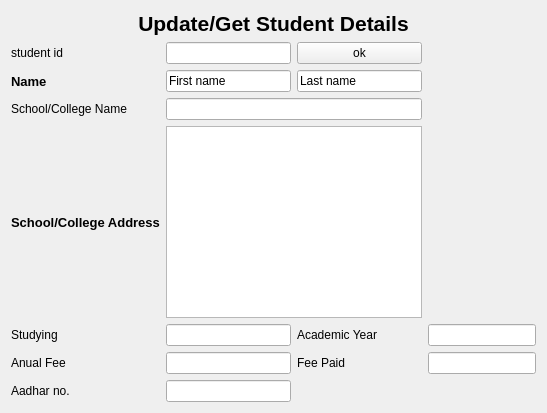
                  <widget class="QWidget" name="page_home">
                   <layout class="QVBoxLayout" name="verticalLayout_10">
                    <item>
                     <layout class="QGridLayout" name="gridLayout_3">
                      <item row="7" column="0">
                       <widget class="QLabel" name="label_3">
                        <property name="font">
                         <font>
                          <family>Segoe UI</family>
                          <pointsize>10</pointsize>
                          <weight>75</weight>
                          <bold>true</bold>
                         </font>
                        </property>
                        <property name="text">
                         <string>School/College Address</string>
                        </property>
                       </widget>
                      </item>
                      <item row="10" column="0">
                       <widget class="QLabel" name="label_11">
                        <property name="text">
                         <string>Aadhar no.</string>
                        </property>
                       </widget>
                      </item>
                      <item row="8" column="0">
                       <widget class="QLabel" name="label_12">
                        <property name="text">
                         <string>Studying</string>
                        </property>
                       </widget>
                      </item>
                      <item row="2" column="0">
                       <widget class="QLabel" name="label_9">
                        <property name="text">
                         <string>student id</string>
                        </property>
                       </widget>
                      </item>
                      <item row="10" column="1">
                       <widget class="QLineEdit" name="lineEdit_7"/>
                      </item>
                      <item row="7" column="1" colspan="2">
                       <widget class="QTextEdit" name="textEdit">
                        <property name="maximumSize">
                         <size>
                          <width>16777215</width>
                          <height>300</height>
                         </size>
                        </property>
                        <property name="html">
                         <string>&lt;!DOCTYPE HTML PUBLIC &quot;-//W3C//DTD HTML 4.0//EN&quot; &quot;http://www.w3.org/TR/REC-html40/strict.dtd&quot;&gt;
&lt;html&gt;&lt;head&gt;&lt;meta name=&quot;qrichtext&quot; content=&quot;1&quot; /&gt;&lt;style type=&quot;text/css&quot;&gt;
p, li { white-space: pre-wrap; }
&lt;/style&gt;&lt;/head&gt;&lt;body style=&quot; font-family:'MS Shell Dlg 2'; font-size:7.8pt; font-weight:400; font-style:normal;&quot;&gt;
&lt;p style=&quot;-qt-paragraph-type:empty; margin-top:0px; margin-bottom:0px; margin-left:0px; margin-right:0px; -qt-block-indent:0; text-indent:0px; font-size:8.25pt;&quot;&gt;&lt;br /&gt;&lt;/p&gt;&lt;/body&gt;&lt;/html&gt;</string>
                        </property>
                       </widget>
                      </item>
                      <item row="8" column="1">
                       <widget class="QLineEdit" name="lineEdit_8"/>
                      </item>
                      <item row="9" column="0">
                       <widget class="QLabel" name="label_4">
                        <property name="text">
                         <string>Anual Fee</string>
                        </property>
                       </widget>
                      </item>
                      <item row="5" column="1">
                       <widget class="QLineEdit" name="lineEdit_2">
                        <property name="text">
                         <string>First name</string>
                        </property>
                       </widget>
                      </item>
                      <item row="9" column="3">
                       <widget class="QLineEdit" name="lineEdit_6"/>
                      </item>
                      <item row="2" column="2">
                       <widget class="QPushButton" name="pushButton">
                        <property name="text">
                         <string>ok</string>
                        </property>
                       </widget>
                      </item>
                      <item row="1" column="0" colspan="4">
                       <widget class="QLabel" name="label_16">
                        <property name="enabled">
                         <bool>true</bool>
                        </property>
                        <property name="sizePolicy">
                         <sizepolicy hsizetype="Preferred" vsizetype="Preferred">
                          <horstretch>0</horstretch>
                          <verstretch>0</verstretch>
                         </sizepolicy>
                        </property>
                        <property name="maximumSize">
                         <size>
                          <width>16777215</width>
                          <height>50</height>
                         </size>
                        </property>
                        <property name="font">
                         <font>
                          <family>Segoe UI</family>
                          <pointsize>16</pointsize>
                          <weight>75</weight>
                          <bold>true</bold>
                         </font>
                        </property>
                        <property name="cursor">
                         <cursorShape>ArrowCursor</cursorShape>
                        </property>
                        <property name="autoFillBackground">
                         <bool>false</bool>
                        </property>
                        <property name="styleSheet">
                         <string notr="true"/>
                        </property>
                        <property name="text">
                         <string>Update/Get Student Details</string>
                        </property>
                        <property name="scaledContents">
                         <bool>true</bool>
                        </property>
                        <property name="alignment">
                         <set>Qt::AlignHCenter|Qt::AlignTop</set>
                        </property>
                        <property name="indent">
                         <number>0</number>
                        </property>
                       </widget>
                      </item>
                      <item row="5" column="2">
                       <widget class="QLineEdit" name="lineEdit_3">
                        <property name="text">
                         <string>Last name</string>
                        </property>
                       </widget>
                      </item>
                      <item row="6" column="0">
                       <widget class="QLabel" name="label_5">
                        <property name="text">
                         <string>School/College Name</string>
                        </property>
                       </widget>
                      </item>
                      <item row="9" column="1">
                       <widget class="QLineEdit" name="lineEdit_5"/>
                      </item>
                      <item row="9" column="2">
                       <widget class="QLabel" name="label_10">
                        <property name="text">
                         <string>Fee Paid</string>
                        </property>
                       </widget>
                      </item>
                      <item row="6" column="1" colspan="2">
                       <widget class="QLineEdit" name="lineEdit_4"/>
                      </item>
                      <item row="2" column="1">
                       <widget class="QLineEdit" name="lineEdit"/>
                      </item>
                      <item row="5" column="0">
                       <widget class="QLabel" name="label_2">
                        <property name="font">
                         <font>
                          <family>Segoe UI</family>
                          <pointsize>10</pointsize>
                          <weight>75</weight>
                          <bold>true</bold>
                         </font>
                        </property>
                        <property name="text">
                         <string>Name</string>
                        </property>
                       </widget>
                      </item>
                      <item row="8" column="2">
                       <widget class="QLabel" name="label_13">
                        <property name="text">
                         <string>Academic Year</string>
                        </property>
                       </widget>
                      </item>
                      <item row="8" column="3">
                       <widget class="QLineEdit" name="lineEdit_9"/>
                      </item>
                     </layout>
                    </item>
                   </layout>
                  </widget>
